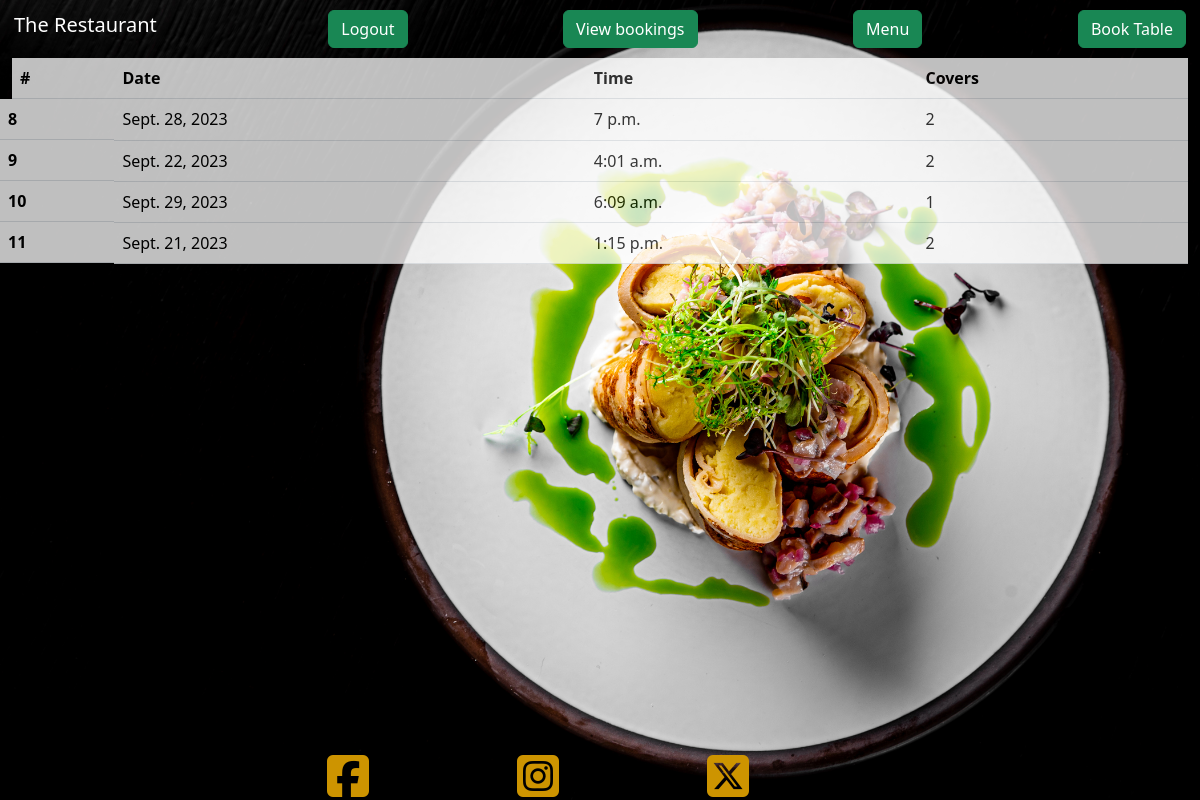
/viewbookings/ (signed in), run on an earlier commit of the app's database.
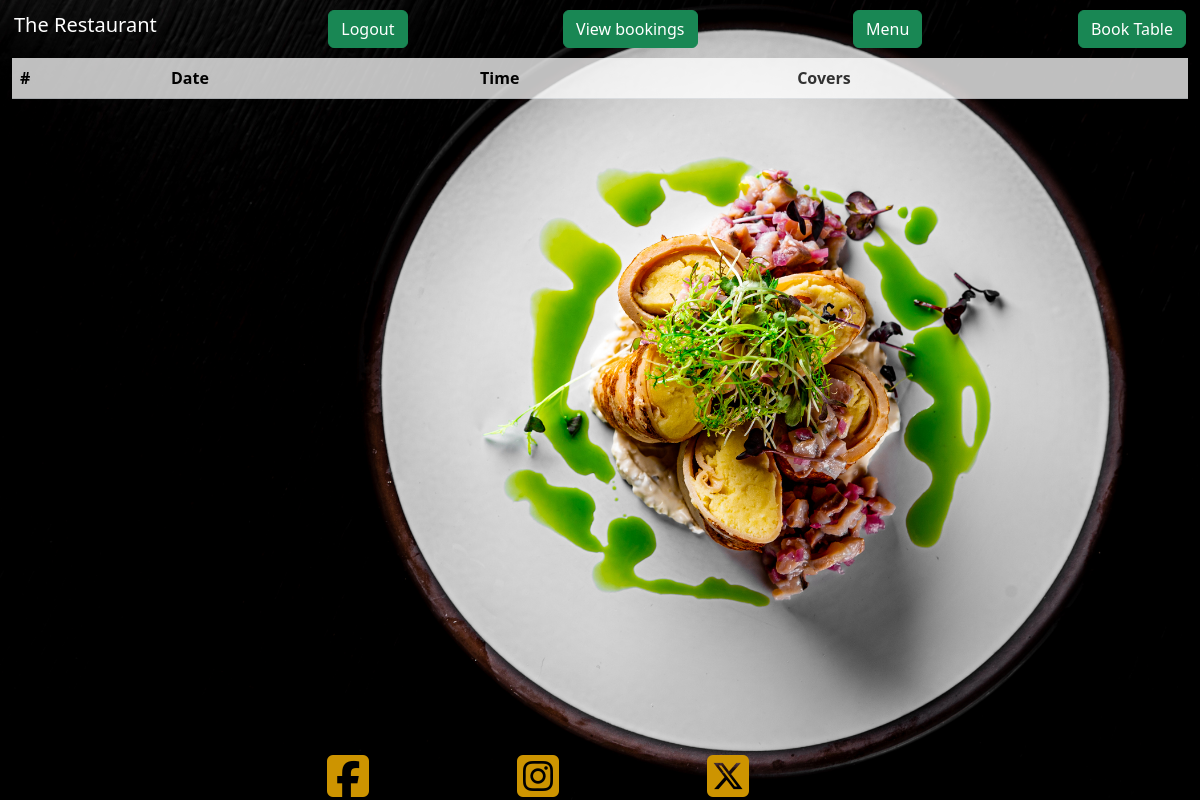
And on a later commit of the database.
### therestaurant/models.py (models this page shows)
class Reservation(models.Model):
    user = models.ForeignKey(User, on_delete=models.CASCADE, null=True)
    first_name = models.CharField(max_length=50, null=False, blank=False)
    last_name = models.CharField(max_length=50, null=False, blank=False)
    email = models.EmailField(null=False, blank=False)
    contact_number = models.IntegerField(null=False, blank=False)
    date = models.DateField(null=False, blank=False)
    time = models.TimeField(null=False, blank=False)
    covers = models.IntegerField(null=False, blank=False)
    table = models.ForeignKey(Table, on_delete=models.CASCADE, default=get_default_table)

### therestaurant/views.py (the view)
# urls.py: path('viewbookings/', get_bookings, name='get_bookings')
def get_bookings(request):
    user_bookings = Reservation.objects.filter(user=request.user)
    return render(request, 'viewbooking/viewbookings.html', {'user_bookings': user_bookings})

### therestaurant/templates/viewbooking/viewbookings.html
{% extends "home/home.html" %}
{% block content %}
<table class="table opacity-75">
    <thead>
        <th scope="col" >#</th>
        <th scope="col" >Date</th>
        <th scope="col" >Time</th>
        <th scope="col" >Covers</th>
    </thead>
    <tbody>
        {% for booking in user_bookings %}
        <tr>
            <th class="row">{{ booking.id }}</th>
            <td>{{ booking.date }}</td>
            <td>{{ booking.time }}</td>
            <td>{{ booking.covers }}</td>
        </tr>
        {% endfor %}
    </tbody>
</table>
{% endblock %}

### therestaurant/templates/home/home.html (shortened to what this page needs)
<!DOCTYPE html>
<html lang="en">
<head>
    <link href="https://cdn.jsdelivr.net/npm/bootstrap@5.3.1/dist/css/bootstrap.min.css" rel="stylesheet"
>
    {% load static %}
    <link rel="stylesheet" href="{% static 'home/style.css' %}">
</head>
<body>
    <div class="hero container-fluid">
        <nav class="navbar navbar-dark navbar-expand-xs">
            <div class="container-fluid gx-1">
                <a class="navbar-brand h1" href="{%url 'get_homepage' %}">The Restaurant</a>
                {% if user.is_authenticated %}
                <a class="btn btn-success" href="{% url 'account_logout' %}">Logout</a>
                <a class="btn btn-success" href="{% url 'get_bookings' %}">View bookings</a>
                {% else %}
                <a class="btn btn-success" href="{% url 'account_login' %}">login</a>
                {% endif %}
                <a class="btn btn-success" href="{% static 'home/menu.pdf' %}" download>Menu</a>
                <a type="button" class="btn btn-success" href="{% url 'reservetable' %}">Book Table</a>
            </div>
        </nav>
        <div>
            {% block content %}
            {% endblock %}
        </div>
        <div class="container footer fixed-bottom">
            <div class="row justify-content-center">
                <div class="col-2">
                    <a href="/"><i class="fa-brands fa-square-facebook"></i></a>
                </div>
                <div class="col-2">
                    <a href="/"><i class="fa-brands fa-square-instagram"></i></a>
                </div>
                <div class="col-2">
                    <a href="/"><i class="fa-brands fa-square-x-twitter"></i></a>
                </div>
            </div>
        </div>
    </div>
</body>
</html>

### therestaurant/static/home/style.css (style rules this page uses)
.hero { background: url('images/home_hero.jpg') no-repeat center center; background-size: cover; min-height: 100vh; }
@media (min-width: 425px) { .hero { min-height: 100vh; align-items: center; } }
i { font-size: 3em; text-decoration: none; color: #cd9400; }

What changed in the data, as far as the page shows it:
removed Reservation: id "8", date "Sept. 28, 2023", time "7 p.m.", covers "2"
removed Reservation: id "9", date "Sept. 22, 2023", time "4:01 a.m.", covers "2"
removed Reservation: id "10", date "Sept. 29, 2023", time "6:09 a.m.", covers "1"
removed Reservation: id "11", date "Sept. 21, 2023", time "1:15 p.m.", covers "2"
